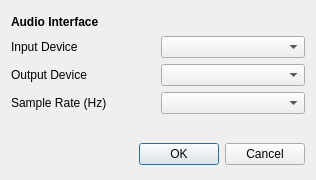
<?xml version="1.0" encoding="UTF-8"?>
<ui version="4.0">
 <class>FormDevices</class>
 <widget class="QWidget" name="FormDevices">
  <property name="geometry">
   <rect>
    <x>0</x>
    <y>0</y>
    <width>316</width>
    <height>180</height>
   </rect>
  </property>
  <property name="windowTitle">
   <string>Audio Interfaces</string>
  </property>
  <layout class="QGridLayout" name="gridLayout">
   <item row="0" column="0">
    <layout class="QGridLayout" name="gridLayoutChIn1">
     <item row="3" column="1">
      <widget class="QComboBox" name="comboBoxSampleRate"/>
     </item>
     <item row="3" column="0">
      <widget class="QLabel" name="labelFormatIn">
       <property name="maximumSize">
        <size>
         <width>16777215</width>
         <height>20</height>
        </size>
       </property>
       <property name="text">
        <string>Sample Rate (Hz)</string>
       </property>
      </widget>
     </item>
     <item row="4" column="0">
      <spacer name="verticalSpacer">
       <property name="orientation">
        <enum>Qt::Vertical</enum>
       </property>
       <property name="sizeType">
        <enum>QSizePolicy::Fixed</enum>
       </property>
       <property name="sizeHint" stdset="0">
        <size>
         <width>20</width>
         <height>20</height>
        </size>
       </property>
      </spacer>
     </item>
     <item row="0" column="0" colspan="2">
      <widget class="QLabel" name="labelAudio">
       <property name="maximumSize">
        <size>
         <width>16777215</width>
         <height>20</height>
        </size>
       </property>
       <property name="font">
        <font>
         <pointsize>9</pointsize>
         <weight>75</weight>
         <bold>true</bold>
        </font>
       </property>
       <property name="text">
        <string>Audio Interface</string>
       </property>
      </widget>
     </item>
     <item row="1" column="0">
      <widget class="QLabel" name="labelinDevice1">
       <property name="text">
        <string>Input Device</string>
       </property>
      </widget>
     </item>
     <item row="1" column="1">
      <widget class="QComboBox" name="comboBoxDevIn"/>
     </item>
     <item row="2" column="0">
      <widget class="QLabel" name="labelOutDevice">
       <property name="maximumSize">
        <size>
         <width>16777215</width>
         <height>20</height>
        </size>
       </property>
       <property name="text">
        <string>Output Device</string>
       </property>
      </widget>
     </item>
     <item row="2" column="1">
      <widget class="QComboBox" name="comboBoxDevOut"/>
     </item>
    </layout>
   </item>
   <item row="1" column="0">
    <widget class="QDialogButtonBox" name="buttonBox">
     <property name="standardButtons">
      <set>QDialogButtonBox::Cancel|QDialogButtonBox::Ok</set>
     </property>
    </widget>
   </item>
  </layout>
 </widget>
 <resources/>
 <connections/>
</ui>
